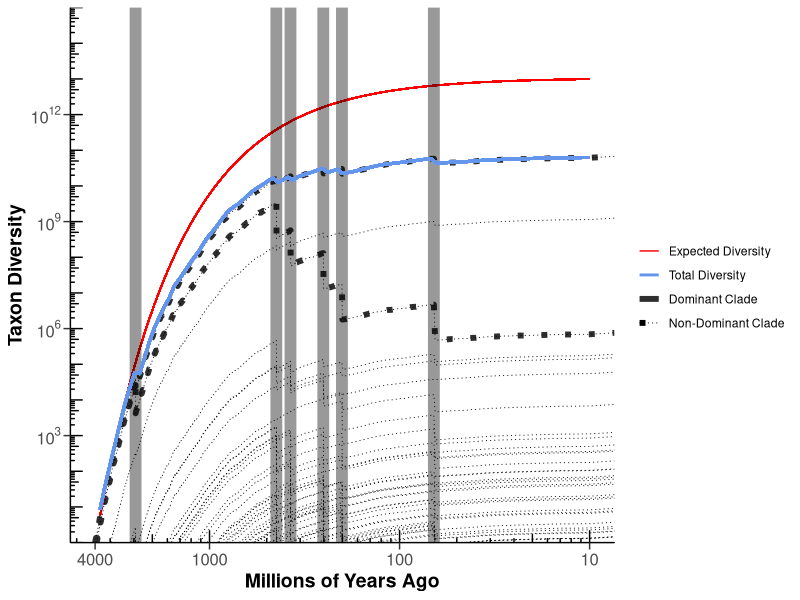

The R source for this figure:
## CladeRatesMassExtinction.R
## Ford Fishman
# Load packages and functions, set environment
library(scales)
library(MASS)
library(grid)
library(ggplot2)
library(tidyr)
library(png)
library(here)
# source("~/GitHub/MicroSpeciation/code/functions.R")

wd <- here()
data_dir <- paste(wd, "/data/", sep = "")
figure_dir <- paste(wd, "/figures/", sep = "")


# Mass extinction events
GOE <- 2450
OrdovicianSilurian <- 445
LateDevonian <- 375
PermianTriassic <- 252
TriassicJurassic <- 201
CretaceousPaleogene <- 66

# vector of all extinction events
EE <- c(GOE, OrdovicianSilurian, LateDevonian, PermianTriassic,TriassicJurassic, CretaceousPaleogene)

time <- 4000
clades <- list(c(1))
lambda <- 0.015
epsilon <- 0.5
S_total <- rep(0, time)
S_total[1] <- 1.0 
pInit <- 0.001 # per clade probability of a clade creating another clade
q <- c(1.0) # susceptibility to mass extinction

## Transformation for plot
magnify_trans <- function(intercept, reducer) {
  
  trans <- function(x, i = intercept, r = reducer) {
    sapply(x, function(x) {
      if (x < i) x
      else x / r + i
    })
  }
  
  inv <- function(x, i = intercept, r = reducer) {
    sapply(x, function(x) {
      if(!is.na(x)) {
        if (x < i) x
        else (x - i) * r
      }
    })
  }
  
  trans_new(name = 'custom',
            transform = trans,
            inverse = inv
  )
}

# reverse log axis tranformation
reverselog_trans <- function(base = exp(1)) {
  trans <- function(x) -log(x, base)
  inv <- function(x) base^(-x)
  trans_new(paste0("reverselog-", format(base)), trans, inv, 
            log_breaks(base = base), 
            domain = c(1e-100, Inf))
}

# timestep function - discrete time speciation
timestep <- function(clades, t, q, EE){
  
  St_1 <- clades # diversity of clades at previous timestep
  numClades0 <- length(St_1) # number of clades before new clade
  p <- pInit * numClades0 # probability of forming a new clade
  
  if (runif(n=1)<=p){ # clade has new rate
    
    cladeIsDead <- TRUE
    
    while(cladeIsDead){ # is the selected clade extinct
      i <- sample(x = 1:numClades0, size=1)
      cladeIsDead <- St_1[i] < 0
    }
    
    q[numClades0+1] <- runif(n=1) 
    St_1[numClades0+1] <- 1.0
    
  }
  
  numClades1 <- length(lambda) # number of clades
  ep <- rnorm(n = length(numClades0), mean = epsilon, sd = 0.5) # give an epsilon near the actual epsilon for all simulations per time step
  ep <- ifelse(ep<0,0,ep)
  mu <- lambda * ep 
  r <- lambda - mu # diversification/my
  
  St <- St_1*exp(r)*(1-EE*q) # diversity of clades after this timestep
  St <- ifelse(St<1,0,St) # if clade richness is below 1, clade is extinct
  
  return( list(q=q,St=St) )
  
}



for(t in 2:4000) {
  mya <- 4001 - t # how many millions years ago is it?
  
  if (mya %in% EE) {
    ext <- 0.9 # percent of taxa that go extinct from mass extinction
  } else {
    ext <- 0
  }
  
  simList <- timestep(clades=clades[[t-1]], t=t, q=q, EE=ext)
  # update parameters and diversity counts
  q <- simList$q
  clades[[t]] <- simList$St
  S_total[t] <- sum(clades[[t]])
}


totalClades <- max(lengths(clades)) # number of clades with independent rates



l1 <- lapply(clades, 'length<-', max(lengths(clades)))
m1 <- matrix(unlist(l1), ncol = totalClades, nrow = time, byrow = TRUE)
r.S_total <- rev(S_total) # put into mya
df <- as.data.frame(m1)

dominantClades <- unique(colnames(df)[apply(df, 1, which.max)])

df$time <- time:1 -1
df1 <- gather(df, key = "clade", value = "richness", -time)
df1$dominant <- df1$clade %in% dominantClades

p1 <- ggplot(df1, aes(x=time, y=log10(richness), group=clade, color = "Non-Dominant Clade", linetype="Non-Dominant Clade")) +
  geom_line(data = subset(df1, dominant==T),aes(x=time, y=log10(richness), color = "Dominant Clade"),size = 2) +
  scale_x_continuous("Millions of Years Ago", trans = reverselog_trans(10), breaks = c(4000, 1000, 100, 10), limits=c(4000, 10)) +
  scale_y_continuous("Taxon Diversity", breaks = c(3, 6, 9, 12), expand = c(0,0),labels =  math_format(10^.x), limits = c(0,15)) +
  stat_function(fun=function(time) log10(exp((lambda-lambda*epsilon)*(4000-time))), aes(linetype = "Expected Diversity",color = "Expected Diversity")) +
  geom_vline(xintercept = EE, size = 4, alpha = 0.4) +
  scale_linetype_manual("",
                        limits = c("Dominant Clade","Non-Dominant Clade", "Expected Diversity", "Total Diversity"),
                        breaks = c("Expected Diversity","Total Diversity","Dominant Clade","Non-Dominant Clade"),
                        values = c("solid", "solid", "solid","dotted"), drop = F, guide = 'legend') +
  scale_color_manual("",
                     limits = c("Dominant Clade","Non-Dominant Clade", "Expected Diversity", "Total Diversity"),
                     breaks = c("Expected Diversity","Total Diversity","Dominant Clade","Non-Dominant Clade"),
                     values = c("red","cornflowerblue", "gray18", "black"), drop = F, guide = "legend") +
  annotation_logticks(sides = "lb") +
  guides(color = guide_legend(override.aes = list(size = 0.3))) +
  theme(panel.grid.major = element_blank(),
        panel.grid.minor = element_blank(),
        panel.background = element_blank(),
        axis.line = element_line(colour = "black"),
        axis.text = element_text(size = 12),
        axis.title = element_text(size = 14, face = "bold"),
        axis.ticks.length = unit(5,"pt"),)

p2 <- p1 + geom_line(size = 0.3)
# p2
p3 <- p2 + stat_function(fun = function(time) log10(r.S_total[time+1]), size = 1, aes(linetype = "Total Diversity", color = "Total Diversity")) 
p3


fig3_dir <- paste(figure_dir, "/CladeRatesMassExtinction.png",sep = "")
# ggsave(plot = p3, filename = fig3_dir, width = 7, height = 5)
